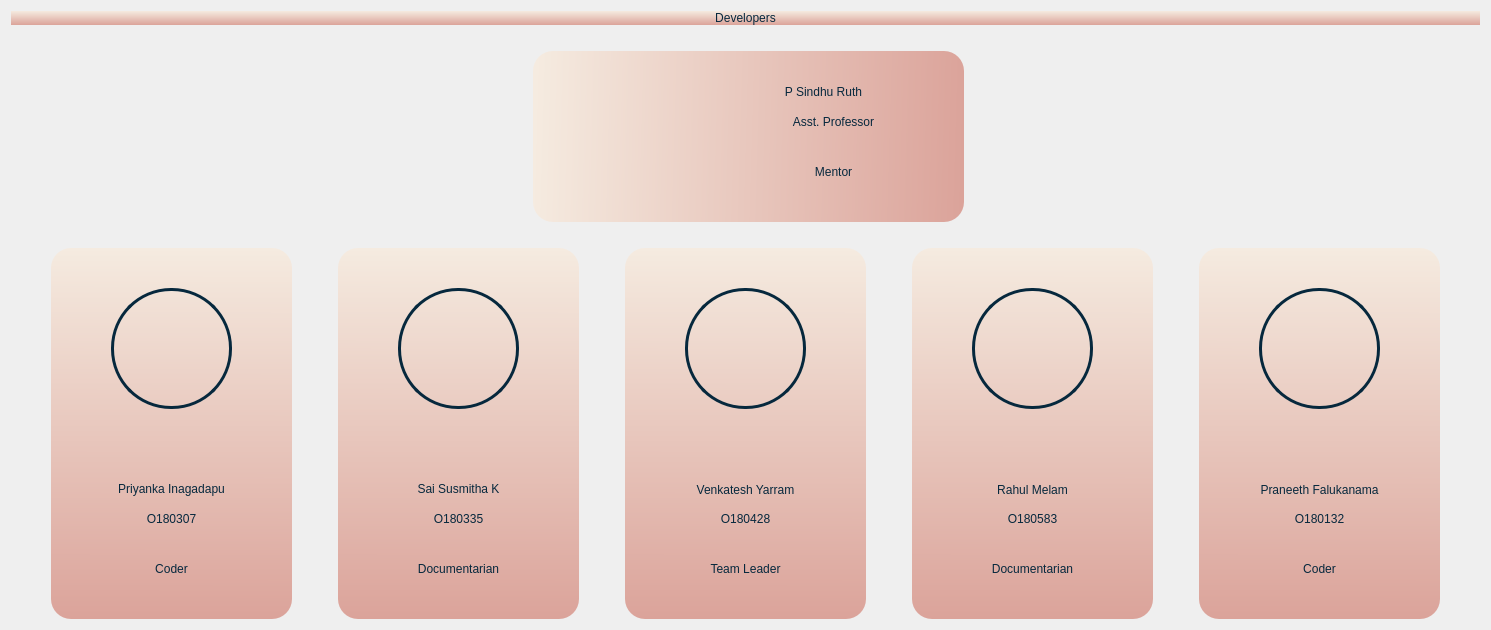
      <widget class="QWidget" name="Developers">
       <layout class="QGridLayout" name="gridLayout_15">
        <item row="1" column="1">
         <layout class="QGridLayout" name="gridLayout_14">
          <item row="1" column="0">
           <spacer name="horizontalSpacer_21">
            <property name="orientation">
             <enum>Qt::Horizontal</enum>
            </property>
            <property name="sizeHint" stdset="0">
             <size>
              <width>40</width>
              <height>20</height>
             </size>
            </property>
           </spacer>
          </item>
          <item row="0" column="0">
           <spacer name="horizontalSpacer_20">
            <property name="orientation">
             <enum>Qt::Horizontal</enum>
            </property>
            <property name="sizeHint" stdset="0">
             <size>
              <width>40</width>
              <height>20</height>
             </size>
            </property>
           </spacer>
          </item>
          <item row="1" column="2">
           <spacer name="horizontalSpacer_22">
            <property name="orientation">
             <enum>Qt::Horizontal</enum>
            </property>
            <property name="sizeHint" stdset="0">
             <size>
              <width>40</width>
              <height>20</height>
             </size>
            </property>
           </spacer>
          </item>
          <item row="1" column="1">
           <widget class="QWidget" name="widget_6" native="true">
            <property name="sizePolicy">
             <sizepolicy hsizetype="Fixed" vsizetype="Fixed">
              <horstretch>0</horstretch>
              <verstretch>0</verstretch>
             </sizepolicy>
            </property>
            <property name="minimumSize">
             <size>
              <width>431</width>
              <height>171</height>
             </size>
            </property>
            <property name="styleSheet">
             <string notr="true">QWidget#widget_6{

	background-color: qlineargradient(spread:pad, x1:1, y1:0.534, x2:0.001, y2:0.522409, stop:0 rgba(219, 163, 154, 255), stop:1 rgba(245, 235, 224, 255));
border-radius:20%;
}
</string>
            </property>
            <widget class="QLabel" name="label_33">
             <property name="geometry">
              <rect>
               <x>180</x>
               <y>20</y>
               <width>221</width>
               <height>41</height>
              </rect>
             </property>
             <property name="styleSheet">
              <string notr="true">color: rgb(6, 40, 61);
font: 18pt &quot;Arial&quot;;</string>
             </property>
             <property name="text">
              <string>P Sindhu Ruth</string>
             </property>
             <property name="alignment">
              <set>Qt::AlignCenter</set>
             </property>
            </widget>
            <widget class="QLabel" name="label_34">
             <property name="geometry">
              <rect>
               <x>190</x>
               <y>50</y>
               <width>221</width>
               <height>41</height>
              </rect>
             </property>
             <property name="styleSheet">
              <string notr="true">color: rgb(6, 40, 61);
font: 14pt &quot;Arial&quot;;</string>
             </property>
             <property name="text">
              <string>Asst. Professor</string>
             </property>
             <property name="alignment">
              <set>Qt::AlignCenter</set>
             </property>
            </widget>
            <widget class="QLabel" name="label_35">
             <property name="geometry">
              <rect>
               <x>190</x>
               <y>100</y>
               <width>221</width>
               <height>41</height>
              </rect>
             </property>
             <property name="styleSheet">
              <string notr="true">color: rgb(6, 40, 61);
font: 75 20pt &quot;Arial&quot;;
</string>
             </property>
             <property name="text">
              <string>Mentor</string>
             </property>
             <property name="alignment">
              <set>Qt::AlignCenter</set>
             </property>
            </widget>
            <widget class="QLabel" name="label_41">
             <property name="geometry">
              <rect>
               <x>40</x>
               <y>20</y>
               <width>121</width>
               <height>121</height>
              </rect>
             </property>
             <property name="styleSheet">
              <string notr="true">QLabel#label_34{
border-radius:60%;
border: 3px solid rgb(6, 40, 61);
}</string>
             </property>
             <property name="text">
              <string/>
             </property>
             <property name="pixmap">
              <pixmap>../../Images/SindhuMam.png</pixmap>
             </property>
             <property name="scaledContents">
              <bool>true</bool>
             </property>
            </widget>
           </widget>
          </item>
          <item row="2" column="0">
           <spacer name="horizontalSpacer_23">
            <property name="orientation">
             <enum>Qt::Horizontal</enum>
            </property>
            <property name="sizeHint" stdset="0">
             <size>
              <width>40</width>
              <height>20</height>
             </size>
            </property>
           </spacer>
          </item>
         </layout>
        </item>
        <item row="2" column="0" colspan="2">
         <layout class="QGridLayout" name="gridLayout_13">
          <item row="0" column="0">
           <spacer name="verticalSpacer_12">
            <property name="orientation">
             <enum>Qt::Vertical</enum>
            </property>
            <property name="sizeHint" stdset="0">
             <size>
              <width>40</width>
              <height>40</height>
             </size>
            </property>
           </spacer>
          </item>
          <item row="0" column="1">
           <widget class="QWidget" name="widget" native="true">
            <property name="sizePolicy">
             <sizepolicy hsizetype="Fixed" vsizetype="Fixed">
              <horstretch>0</horstretch>
              <verstretch>0</verstretch>
             </sizepolicy>
            </property>
            <property name="minimumSize">
             <size>
              <width>241</width>
              <height>371</height>
             </size>
            </property>
            <property name="styleSheet">
             <string notr="true">QWidget#widget{
	background-color: qlineargradient(spread:pad, x1:0.511, y1:1, x2:0.512, y2:0, stop:0 rgba(219, 163, 154, 255), stop:1 rgba(245, 235, 224, 255));
border-radius:20%;
}
</string>
            </property>
            <widget class="QLabel" name="label_22">
             <property name="geometry">
              <rect>
               <x>0</x>
               <y>220</y>
               <width>241</width>
               <height>41</height>
              </rect>
             </property>
             <property name="styleSheet">
              <string notr="true">color: rgb(6, 40, 61);
font: 18pt &quot;Arial&quot;;</string>
             </property>
             <property name="text">
              <string>Priyanka Inagadapu</string>
             </property>
             <property name="alignment">
              <set>Qt::AlignCenter</set>
             </property>
            </widget>
            <widget class="QLabel" name="label_23">
             <property name="geometry">
              <rect>
               <x>10</x>
               <y>250</y>
               <width>221</width>
               <height>41</height>
              </rect>
             </property>
             <property name="styleSheet">
              <string notr="true">color: rgb(6, 40, 61);
font: 14pt &quot;Arial&quot;;</string>
             </property>
             <property name="text">
              <string>O180307</string>
             </property>
             <property name="alignment">
              <set>Qt::AlignCenter</set>
             </property>
            </widget>
            <widget class="QLabel" name="label_24">
             <property name="geometry">
              <rect>
               <x>10</x>
               <y>300</y>
               <width>221</width>
               <height>41</height>
              </rect>
             </property>
             <property name="styleSheet">
              <string notr="true">color: rgb(6, 40, 61);
font: 75 20pt &quot;Arial&quot;;
</string>
             </property>
             <property name="text">
              <string>Coder</string>
             </property>
             <property name="alignment">
              <set>Qt::AlignCenter</set>
             </property>
            </widget>
            <widget class="QLabel" name="label_40">
             <property name="geometry">
              <rect>
               <x>60</x>
               <y>40</y>
               <width>121</width>
               <height>121</height>
              </rect>
             </property>
             <property name="styleSheet">
              <string notr="true">QLabel#label_40{
border-radius:60%;
border: 3px solid rgb(6, 40, 61);
}</string>
             </property>
             <property name="text">
              <string/>
             </property>
             <property name="pixmap">
              <pixmap>../../Images/PriyankaI.png</pixmap>
             </property>
             <property name="scaledContents">
              <bool>true</bool>
             </property>
            </widget>
           </widget>
          </item>
          <item row="0" column="2">
           <spacer name="verticalSpacer_13">
            <property name="orientation">
             <enum>Qt::Vertical</enum>
            </property>
            <property name="sizeHint" stdset="0">
             <size>
              <width>40</width>
              <height>40</height>
             </size>
            </property>
           </spacer>
          </item>
          <item row="0" column="3">
           <widget class="QWidget" name="widget_2" native="true">
            <property name="sizePolicy">
             <sizepolicy hsizetype="Fixed" vsizetype="Fixed">
              <horstretch>0</horstretch>
              <verstretch>0</verstretch>
             </sizepolicy>
            </property>
            <property name="minimumSize">
             <size>
              <width>241</width>
              <height>371</height>
             </size>
            </property>
            <property name="styleSheet">
             <string notr="true">QWidget#widget_2{
	background-color: qlineargradient(spread:pad, x1:0.511, y1:1, x2:0.512, y2:0, stop:0 rgba(219, 163, 154, 255), stop:1 rgba(245, 235, 224, 255));
border-radius:20%;
}
</string>
            </property>
            <widget class="QLabel" name="label_19">
             <property name="geometry">
              <rect>
               <x>10</x>
               <y>220</y>
               <width>221</width>
               <height>41</height>
              </rect>
             </property>
             <property name="styleSheet">
              <string notr="true">color: rgb(6, 40, 61);
font: 18pt &quot;Arial&quot;;</string>
             </property>
             <property name="text">
              <string>Sai Susmitha K</string>
             </property>
             <property name="alignment">
              <set>Qt::AlignCenter</set>
             </property>
            </widget>
            <widget class="QLabel" name="label_20">
             <property name="geometry">
              <rect>
               <x>10</x>
               <y>250</y>
               <width>221</width>
               <height>41</height>
              </rect>
             </property>
             <property name="styleSheet">
              <string notr="true">color: rgb(6, 40, 61);
font: 14pt &quot;Arial&quot;;</string>
             </property>
             <property name="text">
              <string>O180335</string>
             </property>
             <property name="alignment">
              <set>Qt::AlignCenter</set>
             </property>
            </widget>
            <widget class="QLabel" name="label_21">
             <property name="geometry">
              <rect>
               <x>10</x>
               <y>300</y>
               <width>221</width>
               <height>41</height>
              </rect>
             </property>
             <property name="styleSheet">
              <string notr="true">color: rgb(6, 40, 61);
font: 75 20pt &quot;Arial&quot;;
</string>
             </property>
             <property name="text">
              <string>Documentarian</string>
             </property>
             <property name="alignment">
              <set>Qt::AlignCenter</set>
             </property>
            </widget>
            <widget class="QLabel" name="label_37">
             <property name="geometry">
              <rect>
               <x>60</x>
               <y>40</y>
               <width>121</width>
               <height>121</height>
              </rect>
             </property>
             <property name="styleSheet">
              <string notr="true">QLabel#label_37{
border-radius:60%;
border: 3px solid rgb(6, 40, 61);
}</string>
             </property>
             <property name="text">
              <string/>
             </property>
             <property name="pixmap">
              <pixmap>../../Images/SaiSusmitha.png</pixmap>
             </property>
             <property name="scaledContents">
              <bool>true</bool>
             </property>
            </widget>
           </widget>
          </item>
          <item row="0" column="4">
           <spacer name="verticalSpacer_14">
            <property name="orientation">
             <enum>Qt::Vertical</enum>
            </property>
            <property name="sizeHint" stdset="0">
             <size>
              <width>40</width>
              <height>40</height>
             </size>
            </property>
           </spacer>
          </item>
          <item row="0" column="5">
           <widget class="QWidget" name="widget_3" native="true">
            <property name="sizePolicy">
             <sizepolicy hsizetype="Fixed" vsizetype="Fixed">
              <horstretch>0</horstretch>
              <verstretch>0</verstretch>
             </sizepolicy>
            </property>
            <property name="minimumSize">
             <size>
              <width>241</width>
              <height>371</height>
             </size>
            </property>
            <property name="styleSheet">
             <string notr="true">QWidget#widget_3{
	background-color: qlineargradient(spread:pad, x1:0.511, y1:1, x2:0.512, y2:0, stop:0 rgba(219, 163, 154, 255), stop:1 rgba(245, 235, 224, 255));
border-radius:20%;
}
</string>
            </property>
            <widget class="QLabel" name="label_15">
             <property name="geometry">
              <rect>
               <x>10</x>
               <y>221</y>
               <width>221</width>
               <height>41</height>
              </rect>
             </property>
             <property name="styleSheet">
              <string notr="true">color: rgb(6, 40, 61);
font: 18pt &quot;Arial&quot;;</string>
             </property>
             <property name="text">
              <string>Venkatesh Yarram</string>
             </property>
             <property name="alignment">
              <set>Qt::AlignCenter</set>
             </property>
            </widget>
            <widget class="QLabel" name="label_25">
             <property name="geometry">
              <rect>
               <x>10</x>
               <y>250</y>
               <width>221</width>
               <height>41</height>
              </rect>
             </property>
             <property name="styleSheet">
              <string notr="true">color: rgb(6, 40, 61);
font: 14pt &quot;Arial&quot;;</string>
             </property>
             <property name="text">
              <string>O180428</string>
             </property>
             <property name="alignment">
              <set>Qt::AlignCenter</set>
             </property>
            </widget>
            <widget class="QLabel" name="label_26">
             <property name="geometry">
              <rect>
               <x>10</x>
               <y>300</y>
               <width>221</width>
               <height>41</height>
              </rect>
             </property>
             <property name="styleSheet">
              <string notr="true">color: rgb(6, 40, 61);
font: 75 20pt &quot;Arial&quot;;
</string>
             </property>
             <property name="text">
              <string>Team Leader</string>
             </property>
             <property name="alignment">
              <set>Qt::AlignCenter</set>
             </property>
            </widget>
            <widget class="QLabel" name="label_36">
             <property name="geometry">
              <rect>
               <x>60</x>
               <y>40</y>
               <width>121</width>
               <height>121</height>
              </rect>
             </property>
             <property name="styleSheet">
              <string notr="true">QLabel#label_36{
border-radius:60%;
border: 3px solid rgb(6, 40, 61);
}</string>
             </property>
             <property name="text">
              <string/>
             </property>
             <property name="pixmap">
              <pixmap>../../Images/Venkatesh.png</pixmap>
             </property>
             <property name="scaledContents">
              <bool>true</bool>
             </property>
            </widget>
           </widget>
          </item>
          <item row="0" column="6">
           <spacer name="verticalSpacer_15">
            <property name="orientation">
             <enum>Qt::Vertical</enum>
            </property>
            <property name="sizeHint" stdset="0">
             <size>
              <width>40</width>
              <height>40</height>
             </size>
            </property>
           </spacer>
          </item>
          <item row="0" column="7">
           <widget class="QWidget" name="widget_4" native="true">
            <property name="sizePolicy">
             <sizepolicy hsizetype="Fixed" vsizetype="Fixed">
              <horstretch>0</horstretch>
              <verstretch>0</verstretch>
             </sizepolicy>
            </property>
            <property name="minimumSize">
             <size>
              <width>241</width>
              <height>371</height>
             </size>
            </property>
            <property name="styleSheet">
             <string notr="true">QWidget#widget_4{
	background-color: qlineargradient(spread:pad, x1:0.511, y1:1, x2:0.512, y2:0, stop:0 rgba(219, 163, 154, 255), stop:1 rgba(245, 235, 224, 255));
border-radius:20%;
}
</string>
            </property>
            <widget class="QLabel" name="label_27">
             <property name="geometry">
              <rect>
               <x>10</x>
               <y>250</y>
               <width>221</width>
               <height>41</height>
              </rect>
             </property>
             <property name="styleSheet">
              <string notr="true">color: rgb(6, 40, 61);
font: 14pt &quot;Arial&quot;;</string>
             </property>
             <property name="text">
              <string>O180583</string>
             </property>
             <property name="alignment">
              <set>Qt::AlignCenter</set>
             </property>
            </widget>
            <widget class="QLabel" name="label_28">
             <property name="geometry">
              <rect>
               <x>10</x>
               <y>221</y>
               <width>221</width>
               <height>41</height>
              </rect>
             </property>
             <property name="styleSheet">
              <string notr="true">color: rgb(6, 40, 61);
font: 18pt &quot;Arial&quot;;</string>
             </property>
             <property name="text">
              <string>Rahul Melam</string>
             </property>
             <property name="alignment">
              <set>Qt::AlignCenter</set>
             </property>
            </widget>
            <widget class="QLabel" name="label_29">
             <property name="geometry">
              <rect>
               <x>10</x>
               <y>300</y>
               <width>221</width>
               <height>41</height>
              </rect>
             </property>
             <property name="styleSheet">
              <string notr="true">color: rgb(6, 40, 61);
font: 75 20pt &quot;Arial&quot;;
</string>
             </property>
             <property name="text">
              <string>Documentarian</string>
             </property>
             <property name="alignment">
              <set>Qt::AlignCenter</set>
             </property>
            </widget>
            <widget class="QLabel" name="label_38">
             <property name="geometry">
              <rect>
               <x>60</x>
               <y>40</y>
               <width>121</width>
               <height>121</height>
              </rect>
             </property>
             <property name="styleSheet">
              <string notr="true">QLabel#label_38{
border-radius:60%;
border: 3px solid rgb(6, 40, 61);
}</string>
             </property>
             <property name="text">
              <string/>
             </property>
             <property name="pixmap">
              <pixmap>../../Images/Rahul.png</pixmap>
             </property>
             <property name="scaledContents">
              <bool>true</bool>
             </property>
            </widget>
           </widget>
          </item>
          <item row="0" column="8">
           <spacer name="verticalSpacer_16">
            <property name="orientation">
             <enum>Qt::Vertical</enum>
            </property>
            <property name="sizeHint" stdset="0">
             <size>
              <width>40</width>
              <height>40</height>
             </size>
            </property>
           </spacer>
          </item>
          <item row="0" column="9">
           <widget class="QWidget" name="widget_5" native="true">
            <property name="sizePolicy">
             <sizepolicy hsizetype="Fixed" vsizetype="Fixed">
              <horstretch>0</horstretch>
              <verstretch>0</verstretch>
             </sizepolicy>
            </property>
            <property name="minimumSize">
             <size>
              <width>241</width>
              <height>371</height>
             </size>
            </property>
            <property name="styleSheet">
             <string notr="true">QWidget#widget_5{
	background-color: qlineargradient(spread:pad, x1:0.511, y1:1, x2:0.512, y2:0, stop:0 rgba(219, 163, 154, 255), stop:1 rgba(245, 235, 224, 255));
border-radius:20%;
}
</string>
            </property>
            <widget class="QLabel" name="label_30">
             <property name="geometry">
              <rect>
               <x>10</x>
               <y>250</y>
               <width>221</width>
               <height>41</height>
              </rect>
             </property>
             <property name="styleSheet">
              <string notr="true">color: rgb(6, 40, 61);
font: 14pt &quot;Arial&quot;;</string>
             </property>
             <property name="text">
              <string>O180132</string>
             </property>
             <property name="alignment">
              <set>Qt::AlignCenter</set>
             </property>
            </widget>
            <widget class="QLabel" name="label_31">
             <property name="geometry">
              <rect>
               <x>0</x>
               <y>221</y>
               <width>241</width>
               <height>41</height>
              </rect>
             </property>
             <property name="styleSheet">
              <string notr="true">color: rgb(6, 40, 61);
font: 18pt &quot;Arial&quot;;</string>
             </property>
             <property name="text">
              <string>Praneeth Falukanama</string>
             </property>
             <property name="alignment">
              <set>Qt::AlignCenter</set>
             </property>
            </widget>
            <widget class="QLabel" name="label_32">
             <property name="geometry">
              <rect>
               <x>10</x>
               <y>300</y>
               <width>221</width>
               <height>41</height>
              </rect>
             </property>
             <property name="styleSheet">
              <string notr="true">color: rgb(6, 40, 61);
font: 75 20pt &quot;Arial&quot;;
</string>
             </property>
             <property name="text">
              <string>Coder</string>
             </property>
             <property name="alignment">
              <set>Qt::AlignCenter</set>
             </property>
            </widget>
            <widget class="QLabel" name="label_39">
             <property name="geometry">
              <rect>
               <x>60</x>
               <y>40</y>
               <width>121</width>
               <height>121</height>
              </rect>
             </property>
             <property name="styleSheet">
              <string notr="true">QLabel#label_39{
border-radius:60%;
border: 3px solid rgb(6, 40, 61);
}</string>
             </property>
             <property name="text">
              <string/>
             </property>
             <property name="pixmap">
              <pixmap>../../Images/loginlogo.png</pixmap>
             </property>
             <property name="scaledContents">
              <bool>true</bool>
             </property>
            </widget>
           </widget>
          </item>
          <item row="0" column="10">
           <spacer name="verticalSpacer_17">
            <property name="orientation">
             <enum>Qt::Vertical</enum>
            </property>
            <property name="sizeHint" stdset="0">
             <size>
              <width>40</width>
              <height>40</height>
             </size>
            </property>
           </spacer>
          </item>
         </layout>
        </item>
        <item row="0" column="0" colspan="2">
         <widget class="QLabel" name="label_13">
          <property name="styleSheet">
           <string notr="true">QLabel#label_13{

color: rgb(6, 40, 61);
	background-color: qlineargradient(spread:pad, x1:0.511, y1:1, x2:0.512, y2:0, stop:0 rgba(219, 163, 154, 255), stop:1 rgba(245, 235, 224, 255));
font: 75 36pt &quot;Times New Roman&quot;;


}</string>
          </property>
          <property name="text">
           <string>Developers</string>
          </property>
          <property name="alignment">
           <set>Qt::AlignCenter</set>
          </property>
         </widget>
        </item>
       </layout>
      </widget>
